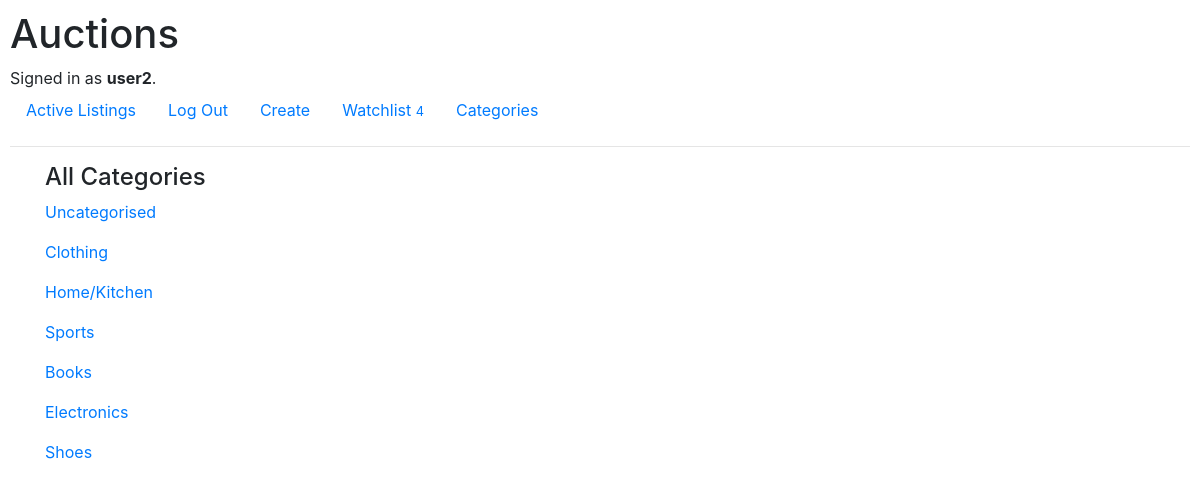
The app's page /categories (signed in) with its own data.
### auctions/models.py (models this page shows, shortened)
class User(AbstractUser):
    pass

class Category(models.Model):
    CATEGORIES = (
        ("0","Uncategorised"),
        ("1", "Clothing"),
        ("2", "Home/Kitchen"),
        ("3", "Electronics"),
        ("4", "Books"),
        ("5", "Shoes"),
        ("6", "Sports"),
    )
    name = models.CharField(max_length=60, choices=CATEGORIES, default="Uncategorised")

### auctions/views.py (the view)
# urls.py: path("categories", views.categories, name="categories"),
@login_required
def categories(request):
    categories = Category.objects.all()
    context = {
        "categories": categories
    }
    return render(request, "auctions/categories.html", context)

### auctions/templates/auctions/categories.html (shortened to what this page needs)
{% extends "auctions/layout.html" %}
{% block body %}
    <div class="container">
        <h4>All Categories</h4>
        {% for category in categories %}
            <p> <a href="{% url 'listings_by_category' category.id%}"> {{ category.name }} </a> </p>
        {% endfor %}
    </div>
{% endblock %}

### auctions/templates/auctions/layout.html (shortened to what this page needs)
{% load static %}
<!DOCTYPE html>
<html lang="en">
    <head>
        <link rel="stylesheet" href="https://stackpath.bootstrapcdn.com/bootstrap/4.4.1/css/bootstrap.min.css">
        <link href="{% static 'auctions/styles.css' %}" rel="stylesheet">
    </head>
    <body>
        <h1>Auctions</h1>
        <div>
            {% if user.is_authenticated %}
                Signed in as <strong>{{ user.username }}</strong>.
            {% else %}
                Not signed in.
            {% endif %}
        </div>
        <ul class="nav">
            <li class="nav-item">
                <a class="nav-link" href="{% url 'index' %}">Active Listings</a>
            </li>
            {% if user.is_authenticated %}
                <li class="nav-item">
                    <a class="nav-link" href="{% url 'logout' %}">Log Out</a>
                </li>
                <li class="nav-item">
                    <a class="nav-link" href="{% url 'create' %}">Create</a>
                </li>
                <li class="nav-item">
                    <a class="nav-link" href="{% url 'view_watchlist' %}">Watchlist <small> {{ user.watchlist.all.count }}</small></a>
                </li>
                <li class="nav-item">
                    <a class="nav-link" href="{% url 'categories' %}">Categories </a>
                </li>
            {% endif %}
        </ul>
        <hr>
        {% block body %}
        {% endblock %}
    </body>
</html>

### auctions/static/auctions/styles.css (style rules this page uses)
body { padding: 10px; }

### records on screen
User: username "user2", watchlist.all.count "4"
Category: name "Uncategorised"
Category: name "Clothing"
Category: name "Home/Kitchen"
Category: name "Sports"
Category: name "Books"
Category: name "Electronics"
Category: name "Shoes"
